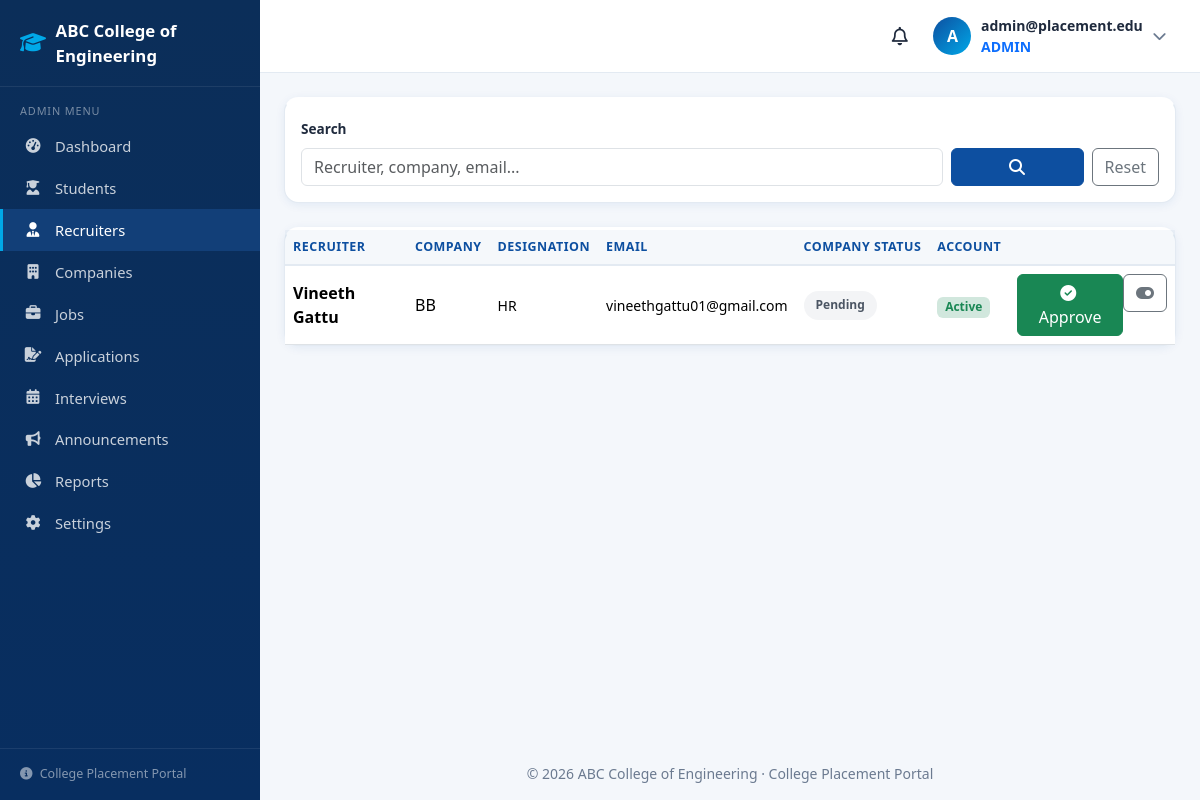
Page /admin/recruiters (signed in) on the committed database.
### models.py (models this page shows, shortened)
class Setting(db.Model):
    __tablename__ = "settings"
    id = db.Column(db.Integer, primary_key=True)
    key = db.Column(db.String(50), nullable=False, unique=True)
    value = db.Column(db.String(300), nullable=True)

class User(UserMixin, db.Model):
    __tablename__ = "users"
    id = db.Column(db.Integer, primary_key=True)
    email = db.Column(db.String(120), unique=True, nullable=False, index=True)
    password_hash = db.Column(db.String(256), nullable=False)
    role = db.Column(db.String(20), nullable=False)  # student | recruiter | admin
    is_active = db.Column(db.Boolean, nullable=False, default=True)
    reset_token = db.Column(db.String(64), nullable=True)
    reset_token_expiry = db.Column(db.DateTime, nullable=True)
    created_at = db.Column(db.DateTime, nullable=False, default=datetime.now)
    student = db.relationship("Student", backref="user", uselist=False,
                              cascade="all, delete-orphan")
    recruiter = db.relationship("Recruiter", backref="user", uselist=False,
                                cascade="all, delete-orphan")
    admin = db.relationship("Admin", backref="user", uselist=False,
                            cascade="all, delete-orphan")
    notifications = db.relationship("Notification", backref="user",
                                    lazy="dynamic", cascade="all, delete-orphan")
    def unread_notifications(self):
        return self.notifications.filter_by(is_read=False).count()
    def recent_notifications(self, limit=5):
        return (self.notifications
                .order_by(Notification.created_at.desc())
                .limit(limit).all())

class Recruiter(db.Model):
    __tablename__ = "recruiters"
    id = db.Column(db.Integer, primary_key=True)
    user_id = db.Column(db.Integer, db.ForeignKey("users.id"),
                        nullable=False, unique=True)
    company_id = db.Column(db.Integer, db.ForeignKey("companies.id"), nullable=False)
    name = db.Column(db.String(120), nullable=False)
    designation = db.Column(db.String(100), nullable=False)
    phone = db.Column(db.String(15), nullable=True)
    created_at = db.Column(db.DateTime, nullable=False, default=datetime.now)

class Company(db.Model):
    __tablename__ = "companies"
    id = db.Column(db.Integer, primary_key=True)
    name = db.Column(db.String(120), nullable=False, unique=True)
    industry = db.Column(db.String(100), nullable=True)
    website = db.Column(db.String(120), nullable=True)
    email = db.Column(db.String(120), nullable=True)
    phone = db.Column(db.String(15), nullable=True)
    location = db.Column(db.String(100), nullable=True)
    description = db.Column(db.Text, nullable=True)
    logo = db.Column(db.String(256), nullable=True)
    is_approved = db.Column(db.Boolean, nullable=False, default=False)
    created_at = db.Column(db.DateTime, nullable=False, default=datetime.now)
    recruiters = db.relationship("Recruiter", backref="company",
                                 lazy=True, cascade="all, delete-orphan")
    jobs = db.relationship("Job", backref="company",
                           lazy=True, cascade="all, delete-orphan")

### blueprints/admin.py (the view)
@admin_bp.route("/recruiters")
@login_required
@role_required("admin")
def recruiters():
    page = request.args.get("page", 1, type=int)
    search = request.args.get("q", "").strip()
    query = Recruiter.query.join(User).join(Company)
    if search:
        term = f"%{search.lower()}%"
        query = query.filter(db.or_(Recruiter.name.ilike(term),
                                    Company.name.ilike(term),
                                    User.email.ilike(term)))
    items = query.order_by(Recruiter.created_at.desc()).paginate(
        page=page, per_page=PAGE_SIZE, error_out=False)
    return render_template("admin/recruiters.html", recruiters=items, search=search)

### app.py (called while the page is built)
def create_app():
    app = Flask(__name__)
    app.config.from_object(Config)
    db.init_app(app)
    login_manager.init_app(app)
    from models import User
    @login_manager.user_loader
    def load_user(user_id):
        return db.session.get(User, int(user_id))
    from datetime import datetime as _datetime
    from models import Setting as _Setting
    @app.context_processor
    def inject_globals():
        def setting(key, default=""):
            record = _Setting.query.filter_by(key=key).first()
            return record.value if record and record.value else default
        return dict(now=_datetime.now, setting=setting)
    _register_blueprints(app)
    _register_error_handlers(app)
    _ensure_upload_folders()
    with app.app_context():
        db.create_all()
        _seed_defaults()
    return app

### templates/admin/recruiters.html (shortened to what this page needs)
{% extends 'layouts/dashboard_base.html' %}
{% block content %}
<div class="card mb-4">
  <div class="card-body">
    <form method="get" action="{{ url_for('admin.recruiters') }}" class="row g-2 align-items-end">
      <div class="col-md-9">
        <label class="form-label">Search</label>
        <input type="text" name="q" class="form-control" placeholder="Recruiter, company, email..." value="{{ search }}">
      </div>
      <div class="col-md-3 d-flex gap-2">
        <button class="btn btn-primary flex-grow-1"><i class="fa-solid fa-magnifying-glass"></i></button>
        <a href="{{ url_for('admin.recruiters') }}" class="btn btn-outline-secondary">Reset</a>
      </div>
    </form>
  </div>
</div>
<div class="card">
  <div class="card-body p-0">
    <div class="table-responsive">
      <table class="table table-hover mb-0">
        <thead>
          <tr><th>Recruiter</th><th>Company</th><th>Designation</th><th>Email</th><th>Company Status</th><th>Account</th><th></th></tr>
        </thead>
        <tbody>
          {% for r in recruiters.items %}
            <tr>
              <td class="fw-semibold">{{ r.name }}</td>
              <td>{{ r.company.name }}</td>
              <td class="small">{{ r.designation }}</td>
              <td class="small">{{ r.user.email }}</td>
              <td>
                {% if r.company.is_approved %}
                  <span class="badge-status status-selected">Approved</span>
                {% else %}
                  <span class="badge-status status-pending">Pending</span>
                {% endif %}
              </td>
              <td>
                {% if r.user.is_active %}
                  <span class="badge bg-success-subtle text-success">Active</span>
                {% else %}
                  <span class="badge bg-danger-subtle text-danger">Inactive</span>
                {% endif %}
              </td>
              <td class="text-end">
                <div class="btn-group btn-group-sm">
                  {% if not r.company.is_approved %}
                    <form method="post" action="{{ url_for('admin.recruiter_approve', recruiter_id=r.id) }}">
                      <button class="btn btn-success"><i class="fa-solid fa-circle-check me-1"></i>Approve</button>
                    </form>
                  {% endif %}
                  <form method="post" action="{{ url_for('admin.recruiter_toggle', recruiter_id=r.id) }}">
                    <button class="btn btn-outline-secondary" title="Activate/Deactivate">
                      <i class="fa-solid {{ 'fa-toggle-on' if r.user.is_active else 'fa-toggle-off' }}"></i>
                    </button>
                  </form>
                </div>
              </td>
            </tr>
          {% else %}
            <tr><td colspan="7"><div class="empty-state py-4"><i class="fa-solid fa-user-tie"></i><p class="mt-2 mb-0">No recruiters found.</p></div></td></tr>
          {% endfor %}
        </tbody>
      </table>
    </div>
  </div>
</div>
{% endblock %}

### templates/layouts/dashboard_base.html (shortened to what this page needs)
{% extends 'layouts/base.html' %}
{% block body_class %}dashboard-body{% endblock %}
{% block body %}
  <div class="dashboard-wrapper">
    {% include 'layouts/_sidebar.html' %}
    <div class="main-area">
      {% include 'layouts/_topbar.html' %}
      <main class="dashboard-content">
        {% block content %}{% endblock %}
      </main>
      <footer class="text-center py-3 muted small">
        &copy; {{ now().year }} {{ setting('college_name', 'College') }} &middot; {{ setting('site_name', 'Placement Portal') }}
      </footer>
    </div>
  </div>
{% endblock %}

### templates/layouts/_sidebar.html (shortened to what this page needs)
<aside class="sidebar" id="sidebar">
  <a href="{{ url_for('main.index') }}" class="brand">
    <i class="fa-solid fa-graduation-cap"></i>
    <span>{{ setting('college_name', 'College') }}</span>
  </a>
  {% if current_user.role == 'student' %}
    <div class="section-label">Student Menu</div>
    <a href="{{ url_for('student.dashboard') }}" class="nav-link {{ 'active' if request.endpoint == 'student.dashboard' }}">
      <i class="fa-solid fa-gauge-high"></i> Dashboard
    </a>
    <a href="{{ url_for('student.jobs') }}" class="nav-link {{ 'active' if request.endpoint in ['student.jobs', 'student.job_detail'] }}">
      <i class="fa-solid fa-briefcase"></i> Browse Jobs
    </a>
    <a href="{{ url_for('student.applications') }}" class="nav-link {{ 'active' if request.endpoint == 'student.applications' }}">
      <i class="fa-solid fa-file-signature"></i> My Applications
    </a>
    <a href="{{ url_for('student.interviews') }}" class="nav-link {{ 'active' if request.endpoint == 'student.interviews' }}">
      <i class="fa-solid fa-calendar-days"></i> Interviews
    </a>
    <a href="{{ url_for('student.offers') }}" class="nav-link {{ 'active' if request.endpoint == 'student.offers' }}">
      <i class="fa-solid fa-award"></i> Offers
    </a>
    <a href="{{ url_for('student.profile') }}" class="nav-link {{ 'active' if request.endpoint == 'student.profile' }}">
      <i class="fa-solid fa-id-card"></i> Profile
    </a>
  {% elif current_user.role == 'admin' %}
    <div class="section-label">Admin Menu</div>
    <a href="{{ url_for('admin.dashboard') }}" class="nav-link {{ 'active' if request.endpoint == 'admin.dashboard' }}">
      <i class="fa-solid fa-gauge-high"></i> Dashboard
    </a>
    <a href="{{ url_for('admin.students') }}" class="nav-link {{ 'active' if request.endpoint in ['admin.students', 'admin.student_detail'] }}">
      <i class="fa-solid fa-user-graduate"></i> Students
    </a>
    <a href="{{ url_for('admin.recruiters') }}" class="nav-link {{ 'active' if request.endpoint == 'admin.recruiters' }}">
      <i class="fa-solid fa-user-tie"></i> Recruiters
    </a>
    <a href="{{ url_for('admin.companies') }}" class="nav-link {{ 'active' if request.endpoint == 'admin.companies' }}">
      <i class="fa-solid fa-building"></i> Companies
    </a>
    <a href="{{ url_for('admin.jobs') }}" class="nav-link {{ 'active' if request.endpoint == 'admin.jobs' }}">
      <i class="fa-solid fa-briefcase"></i> Jobs
    </a>
    <a href="{{ url_for('admin.applications') }}" class="nav-link {{ 'active' if request.endpoint == 'admin.applications' }}">
      <i class="fa-solid fa-file-signature"></i> Applications
    </a>
    <a href="{{ url_for('admin.interviews') }}" class="nav-link {{ 'active' if request.endpoint == 'admin.interviews' }}">
      <i class="fa-solid fa-calendar-days"></i> Interviews
    </a>
    <a href="{{ url_for('admin.announcements') }}" class="nav-link {{ 'active' if request.endpoint == 'admin.announcements' }}">
      <i class="fa-solid fa-bullhorn"></i> Announcements
    </a>
    <a href="{{ url_for('admin.reports') }}" class="nav-link {{ 'active' if request.endpoint == 'admin.reports' }}">
      <i class="fa-solid fa-chart-pie"></i> Reports
    </a>
    <a href="{{ url_for('admin.settings') }}" class="nav-link {{ 'active' if request.endpoint == 'admin.settings' }}">
      <i class="fa-solid fa-gear"></i> Settings
    </a>
  {% endif %}
  <div class="sidebar-footer">
    <i class="fa-solid fa-circle-info me-1"></i> {{ setting('site_name', 'Placement Portal') }}
  </div>
</aside>

### templates/layouts/_topbar.html (shortened to what this page needs)
<header class="topbar">
  <div class="dropdown">
    <a href="#" class="bell-icon text-decoration-none" data-bs-toggle="dropdown" data-bs-display="static">
      <i class="fa-regular fa-bell"></i>
    </a>
  </div>
  <div class="dropdown">
    <a href="#" class="user-chip text-decoration-none" data-bs-toggle="dropdown" data-bs-display="static">
      <span class="avatar">{{ current_user.email[0]|upper }}</span>
      <span class="d-none d-md-block">
        <span class="d-block fw-semibold small">{{ current_user.email }}</span>
        <span class="d-block text-uppercase small text-primary fw-bold">{{ current_user.role }}</span>
      </span>
      <i class="fa-solid fa-chevron-down small muted"></i>
    </a>
  </div>
</header>

### static/css/style.css (style rules this page uses)
:root { --pp-primary: #0d4fa0; --pp-primary-dark: #0a3d80; --pp-primary-darker: #082e60; --pp-accent: #00a8e8; --pp-bg: #f4f7fb; --pp-sidebar: #0b2e59; --pp-sidebar-active: #123f78; --pp-text: #1f2a3d; --pp-muted: #6b7a90; --pp-border: #e3eaf2; --pp-success: #16a34a; --pp-danger: #dc2626; --pp-warning: #d97706; --pp-shadow: 0 2px 10px rgba(13, 79, 160, 0.08); --pp-shadow-lg: 0 10px 30px rgba(13, 79, 160, 0.12); }
* { box-sizing: border-box; }
body { font-family: "Segoe UI", Roboto, "Helvetica Neue", Arial, sans-serif; background-color: var(--pp-bg); color: var(--pp-text); min-height: 100vh; }
a { text-decoration: none; }
.dashboard-wrapper { display: flex; min-height: 100vh; }
.sidebar { width: 260px; background: linear-gradient(180deg, var(--pp-sidebar), var(--pp-primary-darker)); color: #fff; position: fixed; top: 0; bottom: 0; left: 0; z-index: 1040; overflow-y: auto; transition: transform 0.3s ease; display: flex; flex-direction: column; }
.sidebar .brand { display: flex; align-items: center; gap: 0.6rem; padding: 1.1rem 1.25rem; color: #fff; font-weight: 700; font-size: 1.05rem; border-bottom: 1px solid rgba(255, 255, 255, 0.08); }
.sidebar .brand i { color: var(--pp-accent); font-size: 1.3rem; }
.sidebar .section-label { font-size: 0.68rem; text-transform: uppercase; letter-spacing: 0.08em; color: rgba(255, 255, 255, 0.45); padding: 1rem 1.25rem 0.4rem; }
.sidebar .nav-link { color: rgba(255, 255, 255, 0.78); padding: 0.62rem 1.25rem; display: flex; align-items: center; gap: 0.75rem; font-size: 0.92rem; border-left: 3px solid transparent; transition: all 0.2s ease; }
.sidebar .nav-link i { width: 1.25rem; text-align: center; }
.sidebar .nav-link.active { background: var(--pp-sidebar-active); border-left-color: var(--pp-accent); color: #fff; }
.sidebar .sidebar-footer { margin-top: auto; padding: 1rem 1.25rem; border-top: 1px solid rgba(255, 255, 255, 0.08); font-size: 0.78rem; color: rgba(255, 255, 255, 0.5); }
.main-area { flex: 1; margin-left: 260px; display: flex; flex-direction: column; min-height: 100vh; }
.topbar { background: #fff; border-bottom: 1px solid var(--pp-border); padding: 0.65rem 1.5rem; display: flex; align-items: center; gap: 1rem; position: sticky; top: 0; z-index: 1030; }
.bell-icon { position: relative; font-size: 1.15rem; color: var(--pp-text); }
.user-chip { display: flex; align-items: center; gap: 0.6rem; padding: 0.3rem 0.6rem; border-radius: 0.6rem; color: var(--pp-text); }
.avatar { width: 38px; height: 38px; border-radius: 50%; background: linear-gradient(135deg, var(--pp-primary), var(--pp-accent)); color: #fff; display: flex; align-items: center; justify-content: center; font-weight: 700; }
.dashboard-content { padding: 1.5rem; flex: 1; }
.card { border: 1px solid var(--pp-border); border-radius: 0.9rem; box-shadow: var(--pp-shadow); border-top: 3px solid transparent; }
.table thead th { background: rgba(13, 79, 160, 0.04); color: var(--pp-primary); font-size: 0.78rem; text-transform: uppercase; letter-spacing: 0.04em; border-bottom: 2px solid var(--pp-border); white-space: nowrap; }
.table td { vertical-align: middle; }
.badge-status { padding: 0.35rem 0.75rem; border-radius: 50rem; font-weight: 600; font-size: 0.75rem; display: inline-block; }
.status-pending { background: #f3f4f6; color: #4b5563; }
.btn-primary { background: var(--pp-primary); border-color: var(--pp-primary); }
.form-label { font-weight: 600; font-size: 0.85rem; color: var(--pp-text); }
.muted { color: var(--pp-muted); }

### rows in the picture
Setting: value "ABC College of Engineering"
Setting: value "College Placement Portal"
User: email "A", email "admin@placement.edu", role "ADMIN"
Recruiter: name "Vineeth Gattu", company.name "BB", designation "HR", user.email "vineethgattu01@gmail.com"
